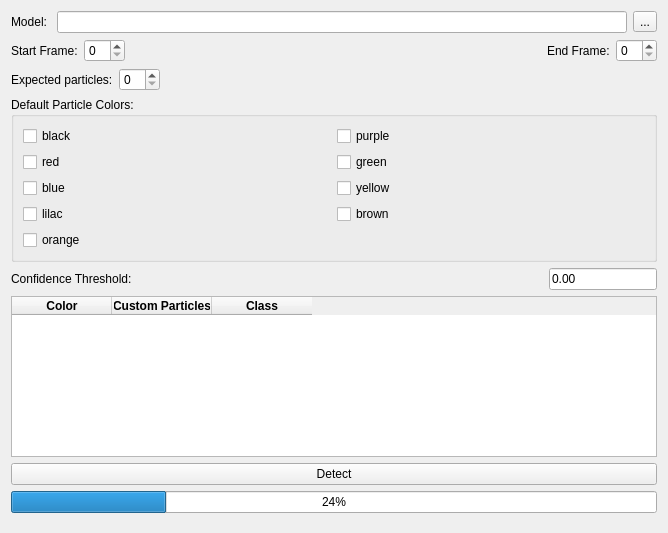
<?xml version="1.0" encoding="UTF-8"?>
<ui version="4.0">
 <class>detector_ui</class>
 <widget class="QWidget" name="detector_ui">
  <property name="geometry">
   <rect>
    <x>0</x>
    <y>0</y>
    <width>668</width>
    <height>533</height>
   </rect>
  </property>
  <property name="windowTitle">
   <string>Form</string>
  </property>
  <layout class="QVBoxLayout" name="verticalLayout">
   <item>
    <layout class="QHBoxLayout" name="horizontalLayout_13" stretch="0,0,0">
     <item>
      <widget class="QLabel" name="lbl_model">
       <property name="text">
        <string>Model: </string>
       </property>
      </widget>
     </item>
     <item>
      <widget class="QLineEdit" name="le_model"/>
     </item>
     <item>
      <widget class="QToolButton" name="tb_model">
       <property name="text">
        <string>...</string>
       </property>
      </widget>
     </item>
    </layout>
   </item>
   <item>
    <layout class="QHBoxLayout" name="horizontalLayout_12">
     <item>
      <widget class="QLabel" name="lbl_start_frame_detection">
       <property name="text">
        <string>Start Frame:</string>
       </property>
      </widget>
     </item>
     <item>
      <widget class="QSpinBox" name="start_frame_detection"/>
     </item>
     <item>
      <spacer name="horizontalSpacer_9">
       <property name="orientation">
        <enum>Qt::Horizontal</enum>
       </property>
       <property name="sizeHint" stdset="0">
        <size>
         <width>40</width>
         <height>20</height>
        </size>
       </property>
      </spacer>
     </item>
     <item>
      <widget class="QLabel" name="lbl_end_frame_detection">
       <property name="text">
        <string>End Frame:</string>
       </property>
      </widget>
     </item>
     <item>
      <widget class="QSpinBox" name="end_frame_detection"/>
     </item>
    </layout>
   </item>
   <item>
    <layout class="QHBoxLayout" name="horizontalLayout_14">
     <item>
      <widget class="QLabel" name="lbl_expected_particles_default">
       <property name="text">
        <string>Expected particles:</string>
       </property>
      </widget>
     </item>
     <item>
      <widget class="QSpinBox" name="expected_particles_default"/>
     </item>
     <item>
      <spacer name="horizontalSpacer_11">
       <property name="orientation">
        <enum>Qt::Horizontal</enum>
       </property>
       <property name="sizeHint" stdset="0">
        <size>
         <width>40</width>
         <height>20</height>
        </size>
       </property>
      </spacer>
     </item>
    </layout>
   </item>
   <item>
    <widget class="QGroupBox" name="group_colors_detection">
     <property name="title">
      <string>Default Particle Colors:</string>
     </property>
     <layout class="QGridLayout" name="gridLayout_5">
      <item row="1" column="0">
       <widget class="QCheckBox" name="cb_red">
        <property name="text">
         <string>red</string>
        </property>
       </widget>
      </item>
      <item row="0" column="1">
       <widget class="QCheckBox" name="cb_purple">
        <property name="text">
         <string>purple</string>
        </property>
       </widget>
      </item>
      <item row="2" column="1">
       <widget class="QCheckBox" name="cb_yellow">
        <property name="text">
         <string>yellow</string>
        </property>
       </widget>
      </item>
      <item row="1" column="1">
       <widget class="QCheckBox" name="cb_green">
        <property name="text">
         <string>green</string>
        </property>
       </widget>
      </item>
      <item row="3" column="0">
       <widget class="QCheckBox" name="cb_lilac">
        <property name="text">
         <string>lilac</string>
        </property>
       </widget>
      </item>
      <item row="2" column="0">
       <widget class="QCheckBox" name="cb_blue">
        <property name="text">
         <string>blue</string>
        </property>
       </widget>
      </item>
      <item row="3" column="1">
       <widget class="QCheckBox" name="cb_brown">
        <property name="text">
         <string>brown</string>
        </property>
       </widget>
      </item>
      <item row="0" column="0">
       <widget class="QCheckBox" name="cb_black">
        <property name="text">
         <string>black</string>
        </property>
       </widget>
      </item>
      <item row="4" column="0">
       <widget class="QCheckBox" name="cb_orange">
        <property name="text">
         <string>orange</string>
        </property>
       </widget>
      </item>
     </layout>
    </widget>
   </item>
   <item>
    <layout class="QHBoxLayout" name="horizontalLayout_30">
     <item>
      <widget class="QLabel" name="lbl_threshold">
       <property name="text">
        <string>Confidence Threshold: </string>
       </property>
      </widget>
     </item>
     <item alignment="Qt::AlignRight">
      <widget class="QLineEdit" name="le_threshold">
       <property name="inputMask">
        <string>0.00;0</string>
       </property>
       <property name="text">
        <string>.</string>
       </property>
      </widget>
     </item>
    </layout>
   </item>
   <item>
    <widget class="QTableWidget" name="table_detect_colors">
     <property name="sizePolicy">
      <sizepolicy hsizetype="Preferred" vsizetype="Preferred">
       <horstretch>0</horstretch>
       <verstretch>0</verstretch>
      </sizepolicy>
     </property>
     <attribute name="verticalHeaderVisible">
      <bool>false</bool>
     </attribute>
     <attribute name="verticalHeaderCascadingSectionResizes">
      <bool>false</bool>
     </attribute>
     <column>
      <property name="text">
       <string>Color</string>
      </property>
      <property name="font">
       <font>
        <weight>75</weight>
        <bold>true</bold>
       </font>
      </property>
     </column>
     <column>
      <property name="text">
       <string>Custom Particles</string>
      </property>
      <property name="font">
       <font>
        <weight>75</weight>
        <bold>true</bold>
       </font>
      </property>
     </column>
     <column>
      <property name="text">
       <string>Class</string>
      </property>
      <property name="font">
       <font>
        <weight>75</weight>
        <bold>true</bold>
       </font>
      </property>
     </column>
    </widget>
   </item>
   <item>
    <widget class="QPushButton" name="pb_detect">
     <property name="sizePolicy">
      <sizepolicy hsizetype="Minimum" vsizetype="Minimum">
       <horstretch>0</horstretch>
       <verstretch>0</verstretch>
      </sizepolicy>
     </property>
     <property name="text">
      <string>Detect</string>
     </property>
    </widget>
   </item>
   <item>
    <widget class="QProgressBar" name="progress_detection">
     <property name="value">
      <number>24</number>
     </property>
     <property name="invertedAppearance">
      <bool>false</bool>
     </property>
    </widget>
   </item>
   <item>
    <spacer name="verticalSpacer_4">
     <property name="orientation">
      <enum>Qt::Vertical</enum>
     </property>
     <property name="sizeHint" stdset="0">
      <size>
       <width>20</width>
       <height>40</height>
      </size>
     </property>
    </spacer>
   </item>
  </layout>
 </widget>
 <resources/>
 <connections/>
</ui>
